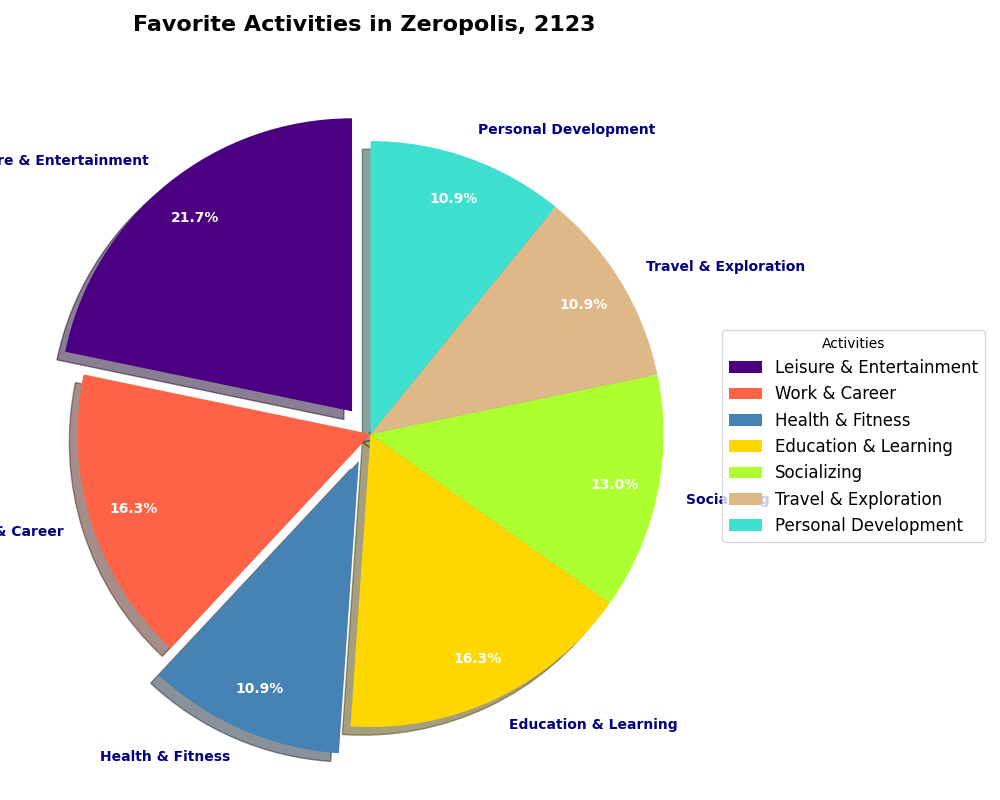

Write Python code to recreate this figure.
import matplotlib.pyplot as plt

activities = [
    "Leisure & Entertainment", 
    "Work & Career", 
    "Health & Fitness", 
    "Education & Learning", 
    "Socializing", 
    "Travel & Exploration", 
    "Personal Development"
]

activity_proportions = [20, 15, 10, 15, 12, 10, 10]

colors = ['#4B0082', '#FF6347', '#4682B4', '#FFD700', '#ADFF2F', '#DEB887', '#40E0D0']

explode = (0.1, 0, 0.1, 0, 0, 0, 0)

fig, ax = plt.subplots(figsize=(10, 8))

wedges, texts, autotexts = ax.pie(
    activity_proportions, labels=activities, colors=colors, explode=explode,
    autopct='%1.1f%%', startangle=90, pctdistance=0.85, shadow=True
)

plt.setp(texts, size=10, weight='bold', color='navy')
plt.setp(autotexts, size=10, color='white', weight='bold')

ax.axis('equal')
ax.set_title("Favorite Activities in Zeropolis, 2123", fontsize=16, fontweight='bold', pad=40)

ax.legend(wedges, activities, title="Activities", loc="center left", bbox_to_anchor=(1, 0, 0.5, 1), fontsize=12)

plt.tight_layout()
plt.show()
